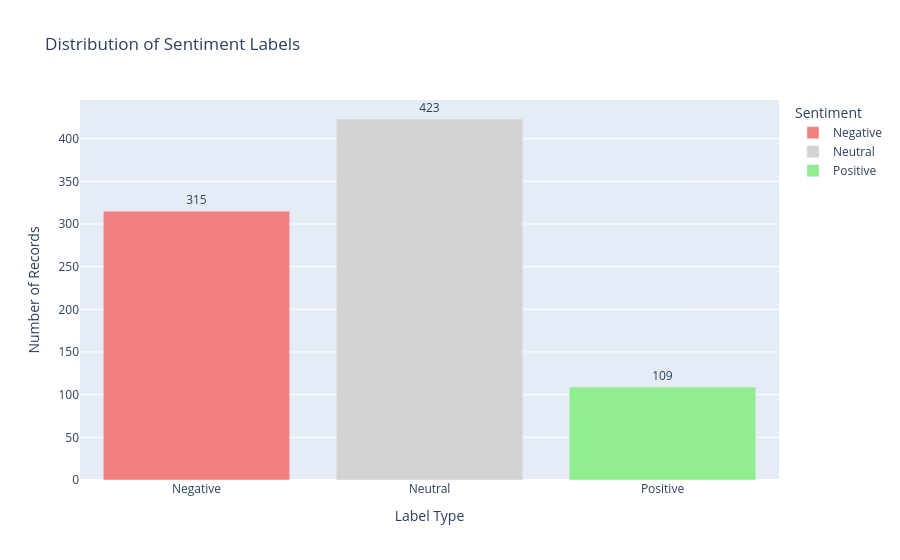

The code cell stored with this chart in its notebook:
### Markdown cell above
第三部分:在 新資料集 上，嘗試額外的分析任務

### Code cell
import plotly.express as px
import pandas as pd

# Label 分佈（正面、負面、中立）
label_counts = Reddit['label'].value_counts().sort_index()
label_map = {-1: 'Negative', 0: 'Neutral', 1: 'Positive'}

df_label = pd.DataFrame({
    'Sentiment': [label_map[k] for k in label_counts.index],
    'Count': label_counts.values
})

fig_label = px.bar(
    df_label,
    x='Sentiment',
    y='Count',
    color='Sentiment',
    text='Count',
    title='Distribution of Sentiment Labels',
    color_discrete_sequence=['lightcoral', 'lightgray', 'lightgreen']
)
fig_label.update_traces(textposition='outside')
fig_label.update_layout(yaxis_title='Number of Records', xaxis_title='Label Type')
fig_label.show()

### Figure 1 — Plotly figure (JSON) as saved in the notebook; plotly's stock layout.template omitted (floating-point values rounded to 4 significant figures)
{"data": [{"hovertemplate": "Sentiment=%{x}<br>Count=%{text}<extra></extra>", "legendgroup": "Negative", "marker": {"color": "lightcoral", "pattern": {"shape": ""}}, "name": "Negative", "orientation": "v", "showlegend": true, "text": [315.0], "textposition": "outside", "type": "bar", "x": ["Negative"], "xaxis": "x", "y": [315], "yaxis": "y"}, {"hovertemplate": "Sentiment=%{x}<br>Count=%{text}<extra></extra>", "legendgroup": "Neutral", "marker": {"color": "lightgray", "pattern": {"shape": ""}}, "name": "Neutral", "orientation": "v", "showlegend": true, "text": [423.0], "textposition": "outside", "type": "bar", "x": ["Neutral"], "xaxis": "x", "y": [423], "yaxis": "y"}, {"hovertemplate": "Sentiment=%{x}<br>Count=%{text}<extra></extra>", "legendgroup": "Positive", "marker": {"color": "lightgreen", "pattern": {"shape": ""}}, "name": "Positive", "orientation": "v", "showlegend": true, "text": [109.0], "textposition": "outside", "type": "bar", "x": ["Positive"], "xaxis": "x", "y": [109], "yaxis": "y"}], "layout": {"barmode": "relative", "legend": {"title": {"text": "Sentiment"}, "tracegroupgap": 0}, "title": {"text": "Distribution of Sentiment Labels"}, "xaxis": {"anchor": "y", "categoryarray": ["Negative", "Neutral", "Positive"], "categoryorder": "array", "domain": [0, 1], "title": {"text": "Label Type"}}, "yaxis": {"anchor": "x", "domain": [0, 1], "title": {"text": "Number of Records"}}}}
